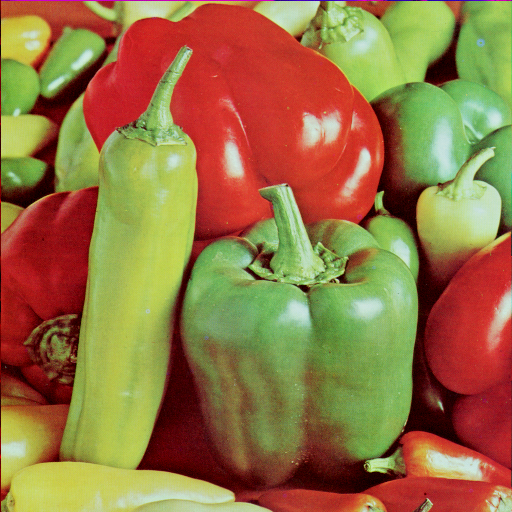
#> input picture images/pepper.png, 512 x 512 px, found by its file name; its folder holds 7 pictures in this run
$ python decryption_after_attack.py
#> lines starting #> are read from the running program, lines starting #| are printed output that depends on the picture
# -*- coding: utf-8 -*-
"""
Created on Mon Nov 25 19:28:54 2024

@author: shubh
"""

import numpy as np
import random
from PIL import Image


def logistic_map_sequence(length, x0=0.5, r=3.99):
    sequence = []
    x = x0
    x = x0
    for i in range(10000):
        x = r * x * (1 - x)
    for _ in range(length):
        x = r * x * (1 - x)
        sequence.append(x)
    # Normalize to integers for pixel positions
    indices = np.argsort(sequence)
    return indices

def generate_key(np_image, num):
    M, N = np_image.shape[:2]
    # Calculate the starting pixel of the 5-pixel block
    row = num // N
    col = num % N

    # Take a block of 5 consecutive pixels in the horizontal direction
    # If you prefer vertical, change the indexing accordingly.
    block = []
    for i in range(5):
        # Ensure we do not go out of bounds (handle edge cases)
        if col + i < N:
            block.append(np_image[row, col + i])
        else:
            block.append(np_image[(row+1)%M, (col + i) % N])  # Wrap around to the next row if out of bounds

    # Calculate key based on the block of 5 pixels (sum and normalize)
    key = sum(block) / (256 * len(block))
    return key

def logistic_map_key_sequence(size, r, x0):
    key_sequence = np.zeros(size, dtype=np.uint8)
    x = x0
    for i in range(10000):
        x = r * x * (1 - x)  # Logistic map formula
    for i in range(size):
        x = r * x * (1 - x)  # Logistic map formula
        key_sequence[i] = int(x * 256) % 256  # Map to [0, 255]
    return key_sequence

def reverse_backward_diffusion_gray(image_F, key_sequence):
    image_F_1d = image_F.reshape(-1)
    image_B = image_F_1d.copy()

    # Apply reverse backward diffusion
    lastInd = len(image_F_1d) - 1
    image_B[lastInd] = 0 ^ key_sequence[lastInd] ^ image_F_1d[lastInd]
    for i in range(len(image_F_1d) - 2, -1, -1):
        image_B[i] = image_F_1d[i+1] ^ key_sequence[i] ^ image_F_1d[i]

    return image_B.reshape(image_F.shape)

def reverse_forward_diffusion_gray(image, key_sequence):
    image_1d = image.reshape(-1)
    image_F = image_1d.copy()

    # Apply reverse forward diffusion
    image_F[0] = 0 ^ key_sequence[0] ^ image_1d[0]
    for i in range(1, len(image_1d)):
        image_F[i] = image_1d[i] ^ key_sequence[i] ^ image_1d[i-1]

    return image_F.reshape(image.shape)

def decrypt_image(np_image, x0, r=3.8):
    size = np_image.size
    key_sequence = logistic_map_key_sequence(size, r, x0)

    dec_shuffle_img = unshuffle_pixels(np_image, x0=x0, r=r)
    rev_back_diffused_image = reverse_backward_diffusion_gray(dec_shuffle_img, key_sequence)
    rev_ford_diffused_image = reverse_forward_diffusion_gray(rev_back_diffused_image, key_sequence)

    return rev_ford_diffused_image

def unshuffle_pixels(shuffled_image, x0=0.5, r=3.99):
    flat_image = shuffled_image.flatten()
    total_pixels = flat_image.size

    # Generate the logistic map sequence for unshuffling
    shuffle_indices = logistic_map_sequence(total_pixels, x0=x0, r=r)

    # Reverse the shuffling by placing pixels back in original positions
    unshuffled_flat_image = np.zeros_like(flat_image)
    unshuffled_flat_image[shuffle_indices] = flat_image

    # Reshape back to the original image dimensions
    unshuffled_image = unshuffled_flat_image.reshape(shuffled_image.shape)
    return unshuffled_image

img_name = "pepper"
img_path = f"E://collage_project//project2//images//{img_name}.png"
image = Image.open(img_path)
#> image is the input picture: PIL image 512x512 RGB; mean R, G, B 149.8, 115.6, 66.5
image = image.convert('L')
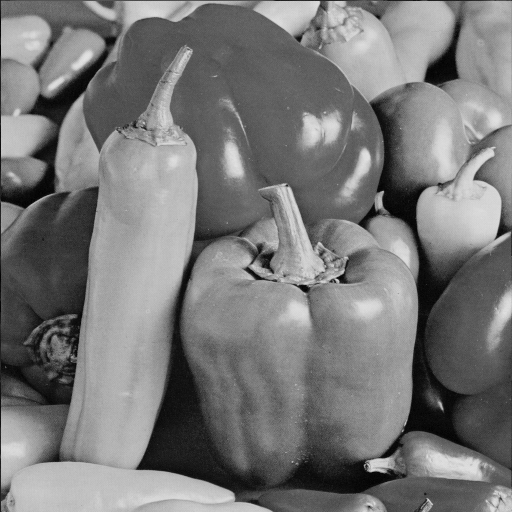
#> image: PIL image 512x512 L; min 0, max 228, mean 120.2
np_image = np.array(image,dtype=np.uint8)
best_X0 = 247808
dec_key = generate_key(np_image,int(best_X0))
#> after the loop in generate_key, `for i in range(5):`: block = [36, 159, 149, 156, 150]
#> in generate_key, `key = sum(block) / (256 * len(block))`: key = 0.508
#> dec_key = 0.508

# crop attack analysis
crop_image_path = f"E://collage_project//project2//images//{img_name}_cropped_image.png"
crop_image = Image.open(crop_image_path)
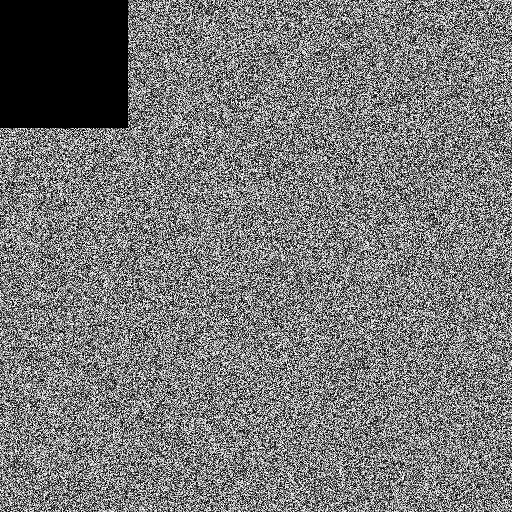
#> input picture images/pepper_cropped_image.png, 512 x 512 px, found by its file name
#> crop_image is the input picture: PIL image 512x512 L; min 0, max 255, mean 119.5
crop_image = crop_image.convert('L')
crop_np_image = np.array(crop_image,dtype=np.uint8)

dec_img = decrypt_image(crop_np_image,dec_key)
#> the loop in logistic_map_key_sequence, `for i in range(10000):` made 10000 passes
#> x on passes 1 to 3: 0.95, 0.181, 0.564
#> after the loop in logistic_map_key_sequence, `for i in range(10000):`: x = 0.765
#> the loop in logistic_map_key_sequence, `for i in range(size):` made 262144 passes
#> x on passes 1 to 3: 0.683, 0.823, 0.553
#> after the loop in logistic_map_key_sequence, `for i in range(size):`: x = 0.719
#> in logistic_map_sequence, `x = x0`: x = 0.508
#> the loop in logistic_map_sequence, `for i in range(10000):` made 10000 passes
#> after the loop in logistic_map_sequence, `for i in range(10000):`: x = 0.765
#> the loop in logistic_map_sequence, `for _ in range(length):` made 262144 passes
#> after the loop in logistic_map_sequence, `for _ in range(length):`: sequence = 262144 items; x = 0.719
#> in decrypt_image, `dec_shuffle_img = unshuffle_pixels(np_image, x0=x0, r=r)`:
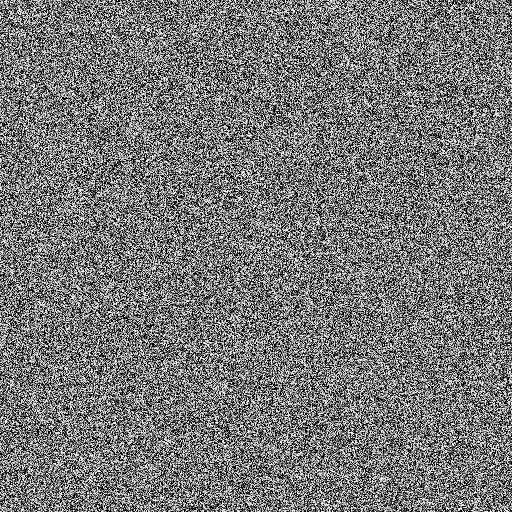
#> dec_shuffle_img: shape (512, 512); min 0, max 255, mean 119.5
#> in reverse_backward_diffusion_gray, `lastInd = len(image_F_1d) - 1`: lastInd = 262143
#> the loop in reverse_backward_diffusion_gray, `for i in range(len(image_F_1d) - 2, -1, -1):` made 262143 passes
#> i on passes 1 to 3: 262142, 262141, 262140
decrypted_image_path = f"E://collage_project//project2//images//{img_name}_decrypted_cropped_image.png"
Image.fromarray(dec_img).save(decrypted_image_path)
print(f"Image saved at: {decrypted_image_path}")

# noise attack analysis
noise_image_path = f"E://collage_project//project2//images//{img_name}_noisy_image.png"
noise_image = Image.open(noise_image_path)
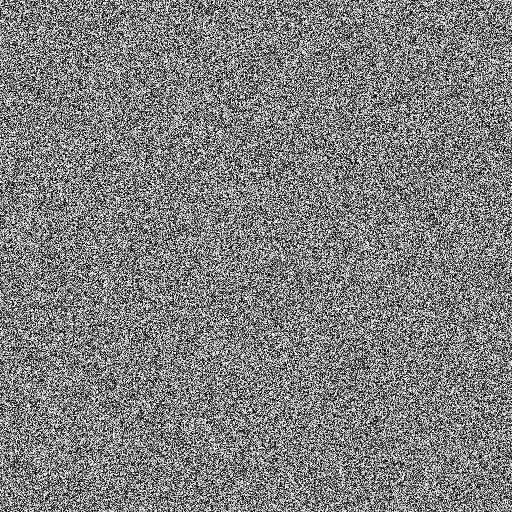
#> input picture images/pepper_noisy_image.png, 512 x 512 px, found by its file name
#> noise_image is the input picture: PIL image 512x512 L; min 0, max 255, mean 127
noise_image = noise_image.convert('L')
noise_np_image = np.array(noise_image,dtype=np.uint8)

dec_img = decrypt_image(noise_np_image,dec_key)
#> call 2 of decrypt_image, with x0 = 0.508, r = 3.8
#> the loop in logistic_map_key_sequence (call 2), `for i in range(10000):` made 10000 passes
#> the loop in logistic_map_key_sequence (call 2), `for i in range(size):` made 262144 passes
#> the loop in logistic_map_sequence (call 2), `for i in range(10000):` made 10000 passes
#> the loop in logistic_map_sequence (call 2), `for _ in range(length):` made 262144 passes
#> in decrypt_image (call 2), `dec_shuffle_img = unshuffle_pixels(np_image, x0=x0, r=r)`:
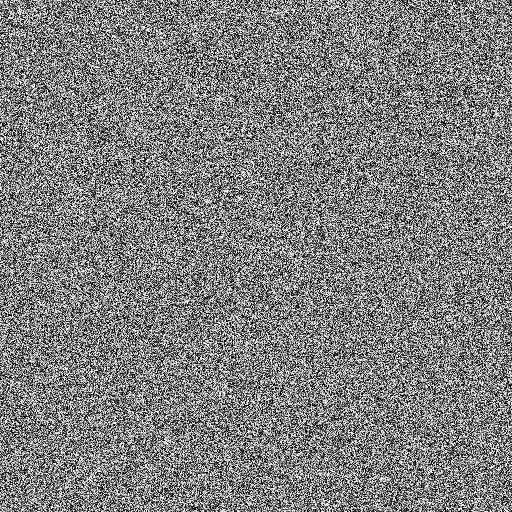
#> dec_shuffle_img: shape (512, 512); min 0, max 255, mean 127
#> the loop in reverse_backward_diffusion_gray (call 2), `for i in range(len(image_F_1d) - 2, -1, -1):` made 262143 passes
#> in reverse_backward_diffusion_gray (call 2), `return image_B.reshape(image_F.shape)`:
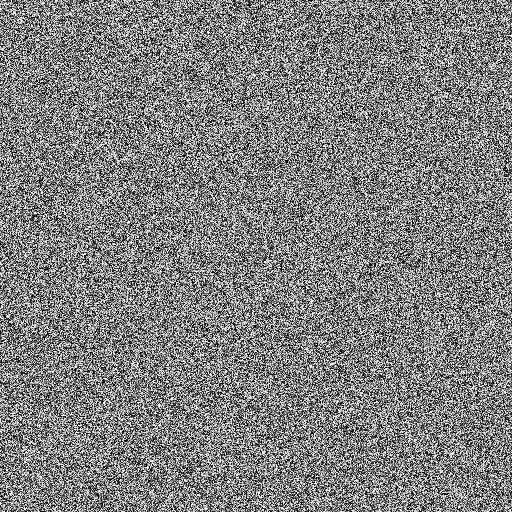
#> returned value: shape (512, 512); min 0, max 255, mean 127.7
#> in reverse_forward_diffusion_gray (call 2), `return image_F.reshape(image.shape)`:
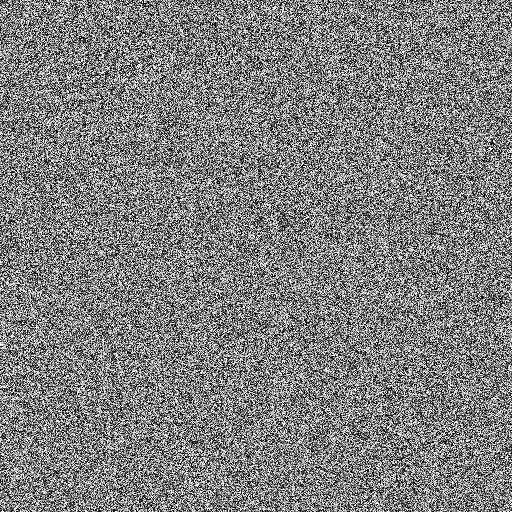
#> returned value: shape (512, 512); min 0, max 255, mean 127.5
decrypted_image_path = f"E://collage_project//project2//images//{img_name}_decrypted_noisy_image.png"
Image.fromarray(dec_img).save(decrypted_image_path)
print(f"Image saved at: {decrypted_image_path}")
